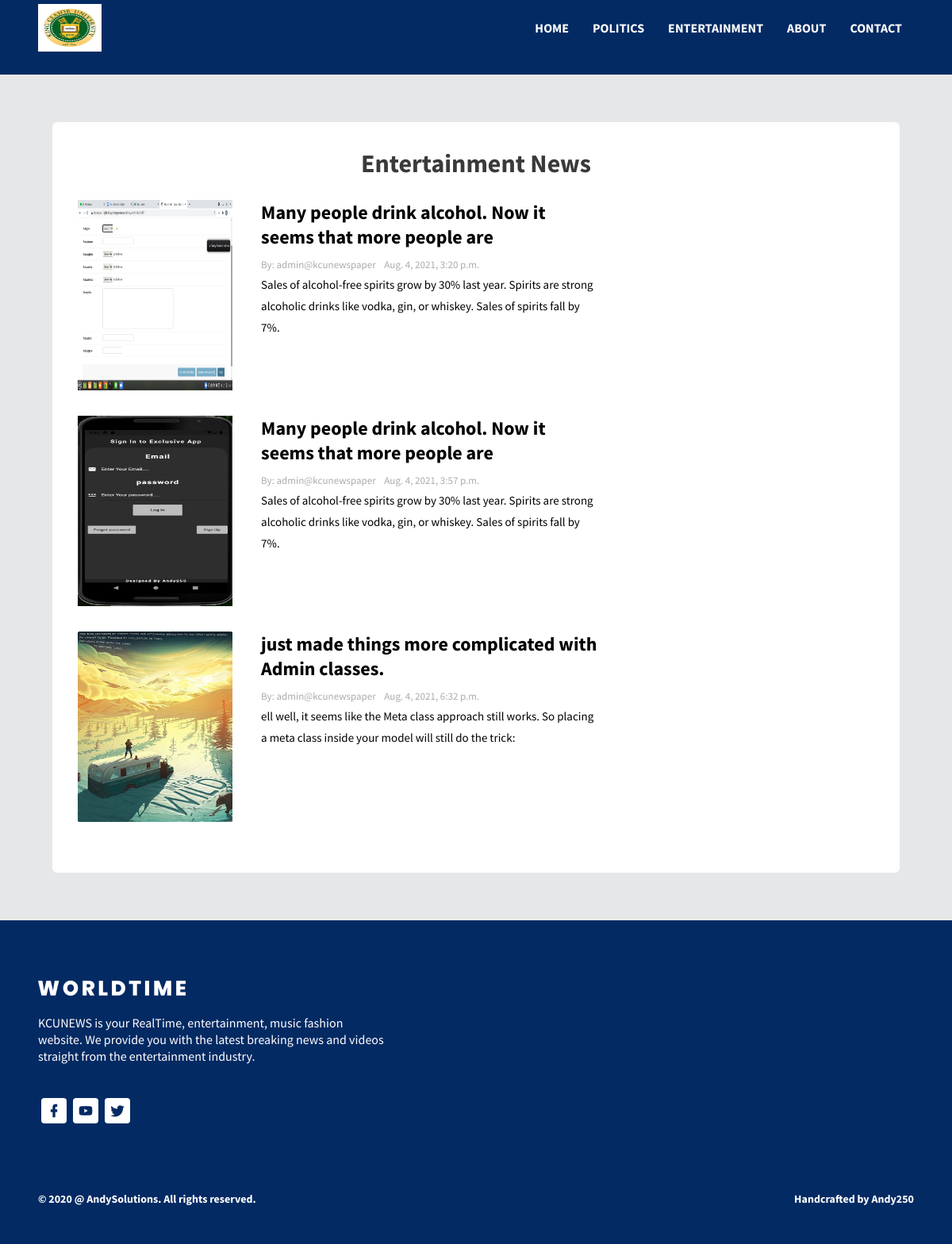
The app's page /category/2/ with its own data.
### news/models.py (models this page shows, shortened)
class Category(models.Model):
    category_name = models.CharField(max_length=150)
    class Meta:
        verbose_name_plural =   "categories"

class Article(models.Model):
    category = models.ForeignKey(Category, on_delete=models.CASCADE)
    article_title = models.CharField(max_length=200)
    simple_heading = models.CharField(max_length=500)
    cover_photo = models.FileField()
    article_photo_1 = models.FileField()
    article_photo_2 = models.FileField()
    body = models.TextField(max_length=10000)
    Date = models.DateTimeField()
    author = models.ForeignKey(User, on_delete=models.CASCADE)

### news/views.py (the view)
# urls.py: url(r'^category/(?P<category_id>[0-9]+)/$', views.category, name='category'),
def category(request, category_id):
    categories = get_object_or_404(Category, pk=category_id)
    all_categories = Category.objects.all()
    context = {
        'categories': categories,
        'all_categories': all_categories
    }
    return render(request, 'pages/category.html', context)

### news/templates/pages/category.html (shortened to what this page needs)
<!DOCTYPE html>
<html lang="zxx">
  {% load static %}
  <head>
    <link
      rel="stylesheet"
      href="{% static 'assets/vendors/mdi/css/materialdesignicons.min.css' %}"
    />
    <link rel="stylesheet" href="{% static 'assets/vendors/aos/dist/aos.css/aos.css' %}" />
    <link rel="stylesheet" href="{% static 'assets/css/style.css' %}">
  </head>
  <body>
    <div class="container-scroller">
      <div class="main-panel">
        <header id="header">
          <div class="container">
            <nav class="navbar navbar-expand-lg navbar-light">
              <div class="navbar-bottom">
                <div class="d-flex justify-content-between align-items-center">
                  <div>
                    <a class="navbar-brand" href="/"
                      ><img style="width: 80px; height: 60px" src="{% static 'assets/images/logo1.jpg' %}" alt=""
                    /></a>
                  </div>
                  <div>
                    <div
                      class="navbar-collapse justify-content-center collapse"
                      id="navbarSupportedContent"
                    >
                      <ul
                        class="navbar-nav d-lg-flex justify-content-between align-items-center"
                      >
                        <li class="nav-item active">
                          <a class="nav-link" href="/">Home</a>
                        </li>
                        {% if all_categories  %}
                        {% for category in all_categories %}
                        <li class="nav-item">
                          <a class="nav-link" href="{% url 'news:category' category.id %}">{{ category.category_name }}</a>
                        </li>
                        {% endfor %}
                        {% else %}
                        <p></p>
                        {% endif %}
                        <li class="nav-item">
                          <a class="nav-link" href="{% url 'news:about' %}">About</a>
                        </li>
                        <li class="nav-item">
                          <a class="nav-link" href="{% url 'news:contact' %}">Contact</a>
                        </li>
                      </ul>
                    </div>
                  </div>
                </div>
              </div>
            </nav>
          </div>
        </header>
        <div class="content-wrapper">
          <div class="container">
            <div class="col-sm-12">
              <div class="card" data-aos="fade-up">
                <div class="card-body">
                  <div class="row">
                    <div class="col-sm-12">
                      <h1 style="text-align: center;" class="font-weight-600 mb-4">
                        {{categories.category_name}} News
                      </h1>
                    </div>
                  </div>
                  <div class="row">
                    <div class="col-lg-8">
                      {% for article in categories.article_set.all %}
                      <a href="{% url 'news:detail' article.id %}" style="color: black; text-decoration: none;">
                        <div class="row">
                          <div class="col-sm-4 grid-margin">
                            <div class="rotate-img">
                              <img
                                src="{{ article.cover_photo.url }}"
                                style="height: 240px; width: 100%"
                                alt="banner"
                                class="img-fluid"
                              />
                            </div>
                          </div>
                          <div class="col-sm-8 grid-margin">
                            <h2 class="font-weight-600 mb-2">
                              {{ article.article_title }}
                            </h2>
                            <p class="fs-13 text-muted mb-0">
                              <span class="mr-2">By: {{ article.author }} </span>{{ article.Date }}
                            </p>
                            <p class="fs-15">
                              {{ article.simple_heading }}
                            </p>
                          </div>
                        </div>
                      </a>
                      {% endfor %}
                    </div>
                  </div>
                </div>
              </div>
            </div>
          </div>
        </div>
        <footer>
          <div class="footer-top">
            <div class="container">
              <div class="row">
                <div class="col-sm-5">
                  <img src="assets/images/logo.svg" class="footer-logo" alt="" />
                  <h5 class="font-weight-normal mt-4 mb-5">
                    KCUNEWS is your RealTime, entertainment, music fashion website. We
                    provide you with the latest breaking news and videos straight from
                    the entertainment industry.
                  </h5>
                  <ul class="social-media mb-3">
                    <li>
                      <a href="https://www.facebook.com/ntwali.andrew">
                        <i class="mdi mdi-facebook"></i>
                      </a>
                    </li>
                    <li>
                      <a href="#">
                        <i class="mdi mdi-youtube"></i>
                      </a>
                    </li>
                    <li>
                      <a href="https://www.twitter.com/ntwaliandrew3">
                        <i class="mdi mdi-twitter"></i>
                      </a>
                    </li>
                  </ul>
                </div>
              </div>
            </div>
          </div>
          <div class="footer-bottom">
            <div class="container">
              <div class="row">
                <div class="col-sm-12">
                  <div class="d-sm-flex justify-content-between align-items-center">
                    <div class="fs-14 font-weight-600">
                      © 2020 @ <a href="https://www.twitter.com/ntwaliandrew3" target="_blank" class="text-white"> AndySolutions</a>. All rights reserved.
                    </div>
                    <div class="fs-14 font-weight-600">
                      Handcrafted by <a href="https://www.twitter.com/ntwaliandrew3" target="_blank" class="text-white">Andy250</a>
                    </div>
                  </div>
                </div>
              </div>
            </div>
          </div>
        </footer>
      </div>
    </div>
  </body>
</html>

### records on screen
Category: category_name "POLITICS"
Category: category_name "ENTERTAINMENT", category_name "Entertainment"
Article: cover_photo (picture), article_title "Many people drink alcohol. Now it seems that more people are", author "admin@kcunewspaper", Date "Aug. 4, 2021, 3:20 p.m.", simple_heading "Sales of alcohol-free spirits grow by 30% last year. Spirits are strong alcoholic drinks like vodka, gin, or whiskey. Sales of spirits fall by 7%."
Article: cover_photo (picture), article_title "Many people drink alcohol. Now it seems that more people are", author "admin@kcunewspaper", Date "Aug. 4, 2021, 3:57 p.m.", simple_heading "Sales of alcohol-free spirits grow by 30% last year. Spirits are strong alcoholic drinks like vodka, gin, or whiskey. Sales of spirits fall by 7%."
Article: cover_photo (picture), article_title "just made things more complicated with Admin classes.", author "admin@kcunewspaper", Date "Aug. 4, 2021, 6:32 p.m.", simple_heading "ell well, it seems like the Meta class approach still works. So placing a meta class inside your model will still do the trick:"
